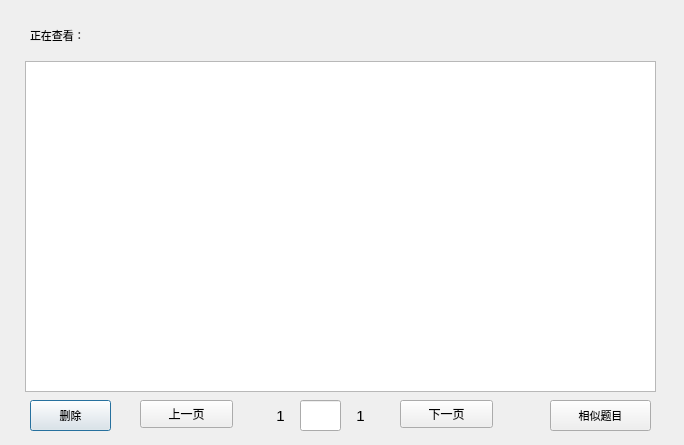
<?xml version="1.0" encoding="UTF-8"?>
<ui version="4.0">
 <class>ViewDialog</class>
 <widget class="QDialog" name="ViewDialog">
  <property name="geometry">
   <rect>
    <x>0</x>
    <y>0</y>
    <width>684</width>
    <height>445</height>
   </rect>
  </property>
  <property name="windowTitle">
   <string>Dialog</string>
  </property>
  <widget class="QTextBrowser" name="textBrowser">
   <property name="geometry">
    <rect>
     <x>25</x>
     <y>61</y>
     <width>631</width>
     <height>331</height>
    </rect>
   </property>
  </widget>
  <widget class="QPushButton" name="delete_pushButton">
   <property name="geometry">
    <rect>
     <x>30</x>
     <y>400</y>
     <width>81</width>
     <height>31</height>
    </rect>
   </property>
   <property name="font">
    <font>
     <family>Microsoft YaHei UI</family>
     <pointsize>8</pointsize>
     <italic>false</italic>
     <bold>false</bold>
    </font>
   </property>
   <property name="text">
    <string>删除</string>
   </property>
  </widget>
  <widget class="QPushButton" name="getsim_pushButton">
   <property name="geometry">
    <rect>
     <x>550</x>
     <y>400</y>
     <width>101</width>
     <height>31</height>
    </rect>
   </property>
   <property name="font">
    <font>
     <family>Microsoft YaHei UI</family>
     <pointsize>8</pointsize>
     <italic>false</italic>
     <bold>false</bold>
    </font>
   </property>
   <property name="text">
    <string>相似题目</string>
   </property>
  </widget>
  <widget class="QLabel" name="viewing_label">
   <property name="geometry">
    <rect>
     <x>30</x>
     <y>20</y>
     <width>351</width>
     <height>31</height>
    </rect>
   </property>
   <property name="font">
    <font>
     <family>Microsoft YaHei UI</family>
     <pointsize>8</pointsize>
     <italic>false</italic>
     <bold>false</bold>
    </font>
   </property>
   <property name="text">
    <string>正在查看：</string>
   </property>
  </widget>
  <widget class="QLineEdit" name="page_lineEdit">
   <property name="geometry">
    <rect>
     <x>300</x>
     <y>400</y>
     <width>41</width>
     <height>31</height>
    </rect>
   </property>
   <property name="font">
    <font>
     <family>Microsoft YaHei UI</family>
     <pointsize>11</pointsize>
     <italic>false</italic>
     <bold>false</bold>
    </font>
   </property>
   <property name="text">
    <string/>
   </property>
   <property name="alignment">
    <set>Qt::AlignCenter</set>
   </property>
  </widget>
  <widget class="QLabel" name="first_page_label">
   <property name="geometry">
    <rect>
     <x>260</x>
     <y>400</y>
     <width>41</width>
     <height>31</height>
    </rect>
   </property>
   <property name="font">
    <font>
     <family>Microsoft YaHei UI</family>
     <pointsize>11</pointsize>
     <italic>false</italic>
     <bold>false</bold>
    </font>
   </property>
   <property name="text">
    <string>1</string>
   </property>
   <property name="alignment">
    <set>Qt::AlignCenter</set>
   </property>
  </widget>
  <widget class="QLabel" name="last_page_label">
   <property name="geometry">
    <rect>
     <x>340</x>
     <y>400</y>
     <width>41</width>
     <height>31</height>
    </rect>
   </property>
   <property name="font">
    <font>
     <family>Microsoft YaHei UI</family>
     <pointsize>11</pointsize>
     <italic>false</italic>
     <bold>false</bold>
    </font>
   </property>
   <property name="text">
    <string>1</string>
   </property>
   <property name="alignment">
    <set>Qt::AlignCenter</set>
   </property>
  </widget>
  <widget class="QPushButton" name="prev_pushButton">
   <property name="geometry">
    <rect>
     <x>140</x>
     <y>400</y>
     <width>93</width>
     <height>28</height>
    </rect>
   </property>
   <property name="text">
    <string>上一页</string>
   </property>
  </widget>
  <widget class="QPushButton" name="next_pushButton">
   <property name="geometry">
    <rect>
     <x>400</x>
     <y>400</y>
     <width>93</width>
     <height>28</height>
    </rect>
   </property>
   <property name="text">
    <string>下一页</string>
   </property>
  </widget>
 </widget>
 <resources/>
 <connections/>
</ui>
